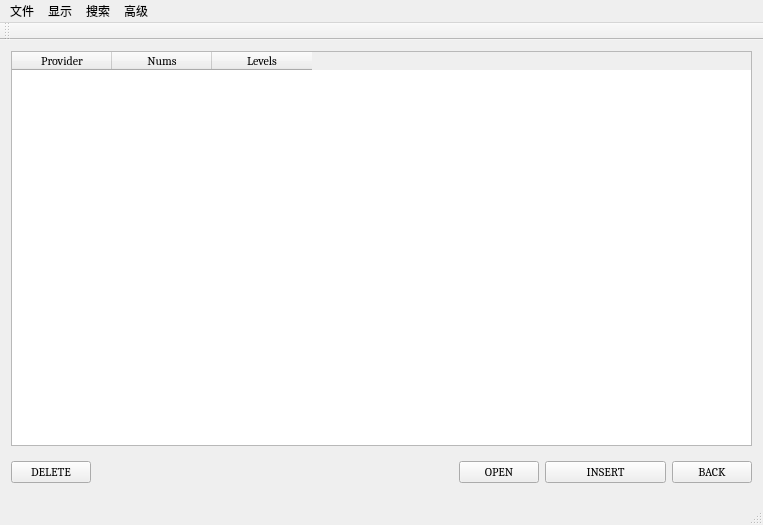
<?xml version="1.0" encoding="UTF-8"?>
<ui version="4.0">
 <class>MainWindow</class>
 <widget class="QMainWindow" name="MainWindow">
  <property name="geometry">
   <rect>
    <x>0</x>
    <y>0</y>
    <width>763</width>
    <height>525</height>
   </rect>
  </property>
  <property name="windowTitle">
   <string>MainWindow</string>
  </property>
  <widget class="QWidget" name="centralWidget">
   <layout class="QGridLayout" name="gridLayout_3">
    <item row="0" column="0">
     <layout class="QGridLayout" name="gridLayout_2" rowstretch="10,0,0">
      <item row="2" column="0">
       <layout class="QHBoxLayout" name="horizontalLayout_2" stretch="0,3,0,1,0">
        <item>
         <widget class="QPushButton" name="delBtn">
          <property name="font">
           <font>
            <family>Cambria</family>
           </font>
          </property>
          <property name="text">
           <string>DELETE</string>
          </property>
         </widget>
        </item>
        <item>
         <spacer name="verticalSpacer">
          <property name="orientation">
           <enum>Qt::Vertical</enum>
          </property>
          <property name="sizeHint" stdset="0">
           <size>
            <width>20</width>
            <height>40</height>
           </size>
          </property>
         </spacer>
        </item>
        <item>
         <widget class="QPushButton" name="openBtn">
          <property name="sizePolicy">
           <sizepolicy hsizetype="Minimum" vsizetype="Fixed">
            <horstretch>0</horstretch>
            <verstretch>0</verstretch>
           </sizepolicy>
          </property>
          <property name="font">
           <font>
            <family>Cambria</family>
           </font>
          </property>
          <property name="text">
           <string>OPEN</string>
          </property>
         </widget>
        </item>
        <item>
         <widget class="QPushButton" name="insertBtn">
          <property name="sizePolicy">
           <sizepolicy hsizetype="Minimum" vsizetype="Fixed">
            <horstretch>0</horstretch>
            <verstretch>0</verstretch>
           </sizepolicy>
          </property>
          <property name="font">
           <font>
            <family>Cambria</family>
           </font>
          </property>
          <property name="text">
           <string>INSERT</string>
          </property>
         </widget>
        </item>
        <item>
         <widget class="QPushButton" name="backBtn">
          <property name="font">
           <font>
            <family>Cambria</family>
           </font>
          </property>
          <property name="text">
           <string>BACK</string>
          </property>
         </widget>
        </item>
       </layout>
      </item>
      <item row="0" column="0">
       <widget class="QTableWidget" name="tableWidget">
        <property name="font">
         <font>
          <family>Cambria</family>
         </font>
        </property>
        <column>
         <property name="text">
          <string>Provider</string>
         </property>
        </column>
        <column>
         <property name="text">
          <string>Nums</string>
         </property>
        </column>
        <column>
         <property name="text">
          <string>Levels</string>
         </property>
        </column>
       </widget>
      </item>
     </layout>
    </item>
   </layout>
  </widget>
  <widget class="QMenuBar" name="menuBar">
   <property name="geometry">
    <rect>
     <x>0</x>
     <y>0</y>
     <width>763</width>
     <height>26</height>
    </rect>
   </property>
   <widget class="QMenu" name="menuSearch">
    <property name="font">
     <font>
      <family>Cambria</family>
     </font>
    </property>
    <property name="title">
     <string>搜索</string>
    </property>
   </widget>
   <widget class="QMenu" name="menuAdvance">
    <property name="font">
     <font>
      <family>Cambria</family>
     </font>
    </property>
    <property name="title">
     <string>高级</string>
    </property>
    <addaction name="actionfuture"/>
    <addaction name="actionbefore"/>
    <addaction name="action"/>
   </widget>
   <widget class="QMenu" name="menuFILE">
    <property name="title">
     <string>文件</string>
    </property>
    <addaction name="actionsave"/>
    <addaction name="actionopen"/>
   </widget>
   <widget class="QMenu" name="menu">
    <property name="title">
     <string>显示</string>
    </property>
    <addaction name="action_show_graph"/>
    <addaction name="action_show_time"/>
   </widget>
   <addaction name="menuFILE"/>
   <addaction name="menu"/>
   <addaction name="menuSearch"/>
   <addaction name="menuAdvance"/>
  </widget>
  <widget class="QToolBar" name="mainToolBar">
   <attribute name="toolBarArea">
    <enum>TopToolBarArea</enum>
   </attribute>
   <attribute name="toolBarBreak">
    <bool>false</bool>
   </attribute>
  </widget>
  <widget class="QStatusBar" name="statusBar"/>
  <action name="actionSearch">
   <property name="text">
    <string>Search</string>
   </property>
   <property name="shortcut">
    <string>Ctrl+F</string>
   </property>
  </action>
  <action name="actionsave">
   <property name="text">
    <string>save</string>
   </property>
   <property name="shortcut">
    <string>Ctrl+S</string>
   </property>
  </action>
  <action name="actionopen">
   <property name="text">
    <string>open</string>
   </property>
   <property name="shortcut">
    <string>Ctrl+N</string>
   </property>
  </action>
  <action name="actionfuture">
   <property name="text">
    <string>预测</string>
   </property>
  </action>
  <action name="actionbefore">
   <property name="text">
    <string>追溯</string>
   </property>
  </action>
  <action name="action">
   <property name="text">
    <string>推理</string>
   </property>
  </action>
  <action name="action_show_graph">
   <property name="text">
    <string>以来源为准(default)
</string>
   </property>
  </action>
  <action name="action_show_time">
   <property name="text">
    <string>以时间为准</string>
   </property>
  </action>
 </widget>
 <layoutdefault spacing="6" margin="11"/>
 <resources/>
 <connections/>
</ui>
